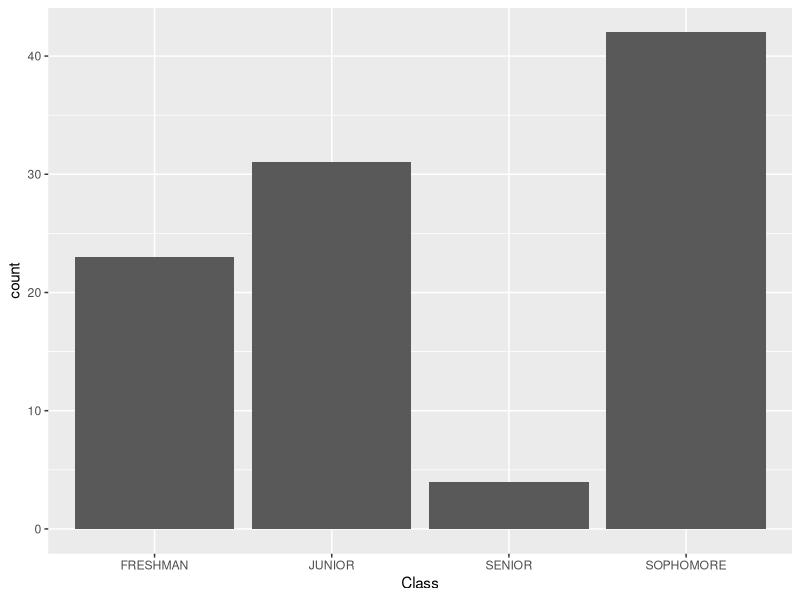
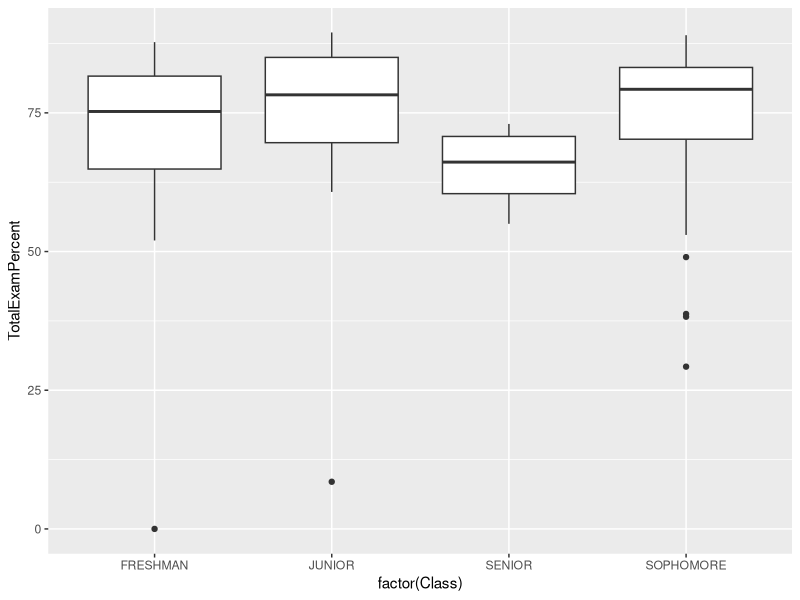
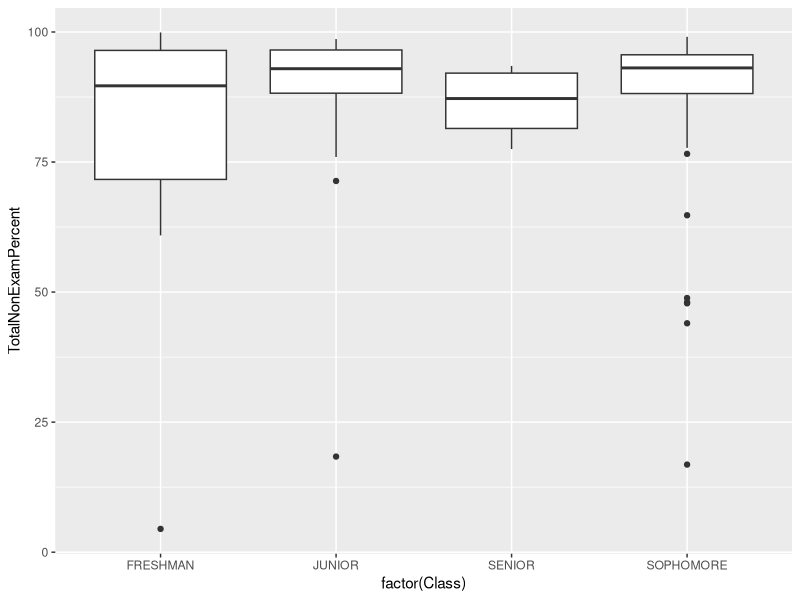
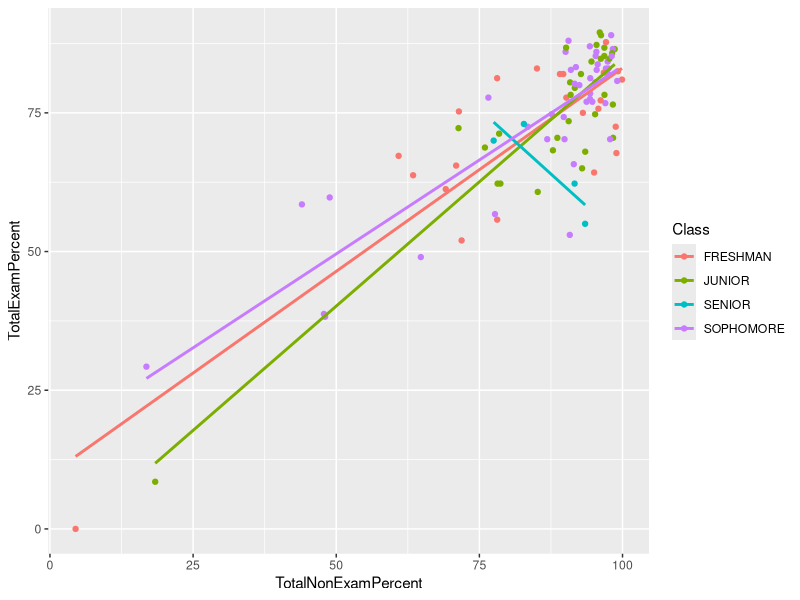

These charts were generated, in order, by the following R code:
## ---- chunk 1
knitr::opts_chunk$set(echo = TRUE)
## ---- chunk 2
library(tidyverse)
## ---- chunk 3
dir("data/") # list the contents of the data/ directory
## ---- chunk 4
grades <- read_csv("data/Grades_quarter1.csv", name_repair = "universal")
myuw   <- read_csv("data/myUW_quarter1.csv", name_repair = "universal")
## ---- chunk 5
glimpse(grades)
## ---- chunk 6
glimpse(myuw)
## ---- chunk 7
myuw_2 <- select(myuw, UWNetID, Credits, Class, Major)
## ---- chunk 8
myuw_3 <- select(myuw, -Pronouns)
## ---- chunk 9
all_equal(myuw_2, myuw_3)
## ---- chunk 10
myuw_4 <- myuw %>% select(-Pronouns)
all_equal(myuw_2, myuw_4)
## ---- chunk 11

# NOTE TO DART TEAM: This is the answer...it would not be shown in the real 
# workshop

grades_2 <- grades %>% select(-Student)
## ---- chunk 12
glimpse(grades_2)
## ---- chunk 13
grades_2 %>% filter(is.na(SIS.Login.ID))
## ---- chunk 14

# NOTE TO DART TEAM: This is the answer...it would not be shown in the real 
# workshop

grades_2 %>% filter(is.na(Section))

## ---- chunk 15

# NOTE TO DART TEAM: This is the answer...it would not be shown in the real 
# workshop

grades_3 <- grades_2 %>% filter(!is.na(Section))
## ---- chunk 16
course_data <- left_join(grades_3, myuw_4, by = c("SIS.Login.ID" = "UWNetID"))

## ---- chunk 17
tmp_df <- left_join(myuw_4, grades_3, by = c("UWNetID" = "SIS.Login.ID"))
glimpse(tmp_df)
## ---- chunk 18
library(skimr)
## ---- chunk 19
glimpse(course_data)
course_data %>% select(contains("Attend")) %>% skim()
## ---- chunk 20
glimpse(course_data)
course_data %>% select(contains("Exam"), contains("Final") ) %>% skim()
## ---- chunk 21
ggplot(data = course_data,
       mapping = aes(x = Class)) +
  geom_bar()
## ---- chunk 22
ggplot(data = course_data,
       mapping = aes(x = factor(Class), 
                     y = TotalExamPercent)) +
  geom_boxplot()
## ---- chunk 23
ggplot(data = course_data,
       mapping = aes(x = factor(Class), 
                     y = TotalNonExamPercent)) +
  geom_boxplot()
## ---- chunk 24
ggplot(data = course_data,
       mapping = aes(x = TotalNonExamPercent,
                     y = TotalExamPercent,
                     color = Class)) +
  geom_point() +
  geom_smooth(method = "lm", se = FALSE)
